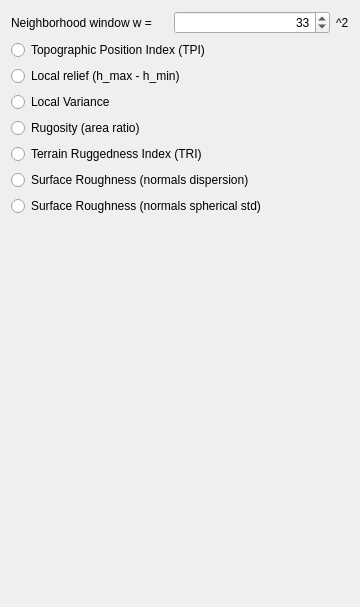
          <widget class="QWidget" name="pageRelief">
           <property name="geometry">
            <rect>
             <x>0</x>
             <y>0</y>
             <width>360</width>
             <height>607</height>
            </rect>
           </property>
           <attribute name="label">
            <string>Local: relief, ruggedness, roughness</string>
           </attribute>
           <layout class="QVBoxLayout" name="verticalLayout_8">
            <item>
             <layout class="QHBoxLayout" name="horizontalLayout_11">
              <item>
               <widget class="QLabel" name="label_demRelief_radius">
                <property name="text">
                 <string>Neighborhood window w =</string>
                </property>
               </widget>
              </item>
              <item>
               <widget class="QSpinBox" name="dem_localRelief_w">
                <property name="alignment">
                 <set>Qt::AlignmentFlag::AlignRight|Qt::AlignmentFlag::AlignTrailing|Qt::AlignmentFlag::AlignVCenter</set>
                </property>
                <property name="suffix">
                 <string/>
                </property>
                <property name="minimum">
                 <number>3</number>
                </property>
                <property name="maximum">
                 <number>1001</number>
                </property>
                <property name="singleStep">
                 <number>2</number>
                </property>
                <property name="value">
                 <number>33</number>
                </property>
               </widget>
              </item>
              <item>
               <widget class="QLabel" name="label_18">
                <property name="sizePolicy">
                 <sizepolicy hsizetype="Fixed" vsizetype="Preferred">
                  <horstretch>0</horstretch>
                  <verstretch>0</verstretch>
                 </sizepolicy>
                </property>
                <property name="text">
                 <string>^2</string>
                </property>
               </widget>
              </item>
             </layout>
            </item>
            <item>
             <widget class="QRadioButton" name="dem_tpi">
              <property name="text">
               <string>Topographic Position Index (TPI)</string>
              </property>
             </widget>
            </item>
            <item>
             <widget class="QRadioButton" name="dem_localRelief">
              <property name="text">
               <string>Local relief (h_max - h_min)</string>
              </property>
             </widget>
            </item>
            <item>
             <widget class="QRadioButton" name="dem_localVariance">
              <property name="text">
               <string>Local Variance</string>
              </property>
             </widget>
            </item>
            <item>
             <widget class="QRadioButton" name="dem_areaRatio">
              <property name="text">
               <string>Rugosity (area ratio)</string>
              </property>
             </widget>
            </item>
            <item>
             <widget class="QRadioButton" name="dem_ruggedness">
              <property name="text">
               <string>Terrain Ruggedness Index (TRI)</string>
              </property>
             </widget>
            </item>
            <item>
             <widget class="QRadioButton" name="dem_surfaceRoughness">
              <property name="text">
               <string>Surface Roughness (normals dispersion)</string>
              </property>
             </widget>
            </item>
            <item>
             <widget class="QRadioButton" name="dem_surfaceRoughnessStd">
              <property name="text">
               <string>Surface Roughness (normals spherical std)</string>
              </property>
             </widget>
            </item>
            <item>
             <spacer name="verticalSpacer_2">
              <property name="orientation">
               <enum>Qt::Orientation::Vertical</enum>
              </property>
              <property name="sizeHint" stdset="0">
               <size>
                <width>20</width>
                <height>40</height>
               </size>
              </property>
             </spacer>
            </item>
           </layout>
          </widget>
